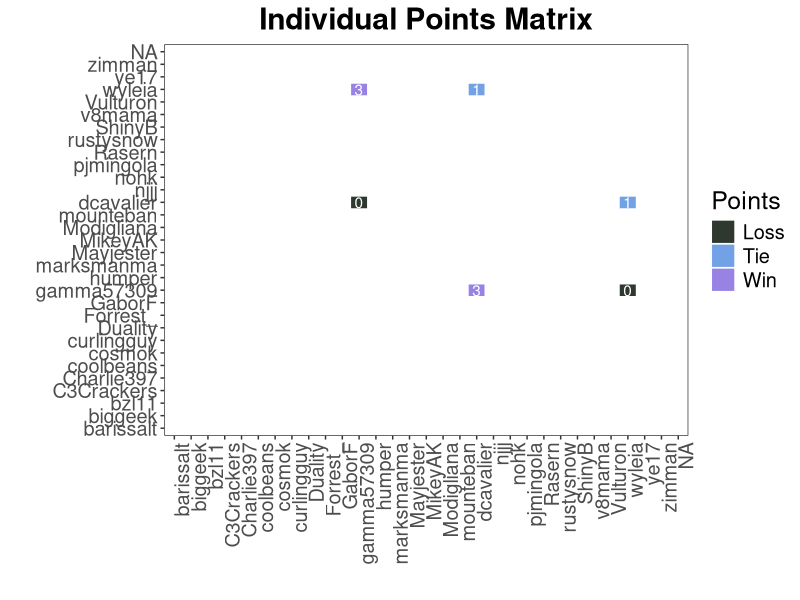
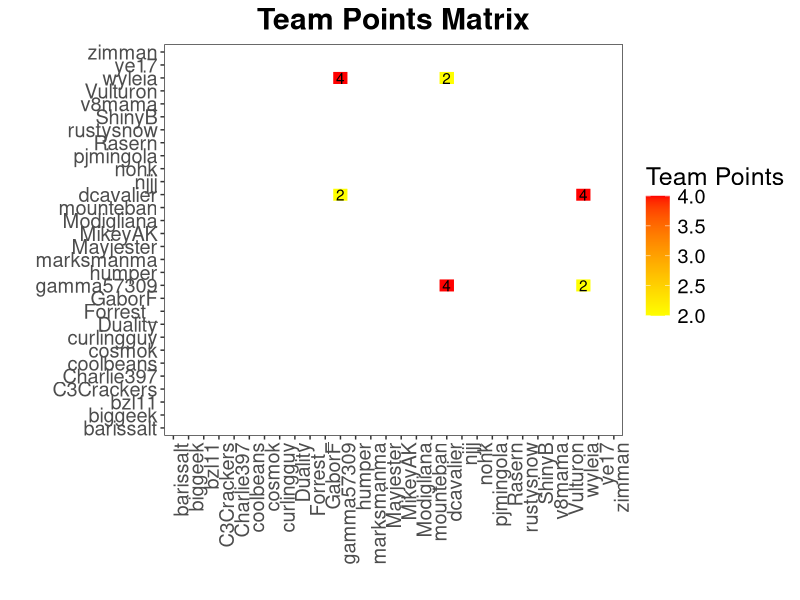
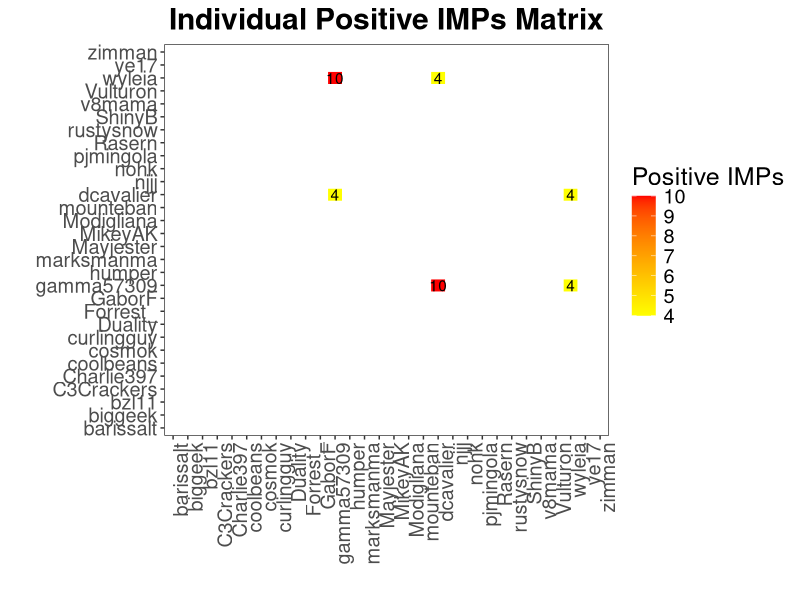
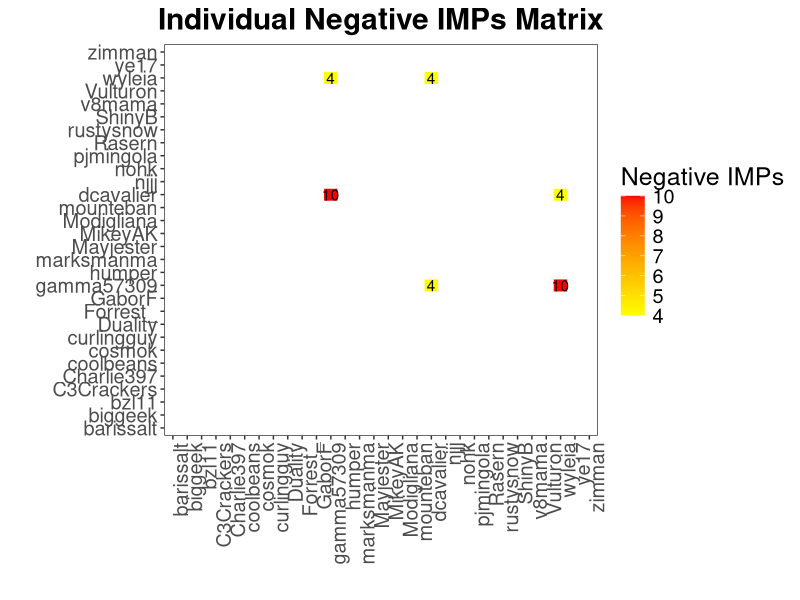

Write R code to recreate these figures, in order.
## ---- chunk 1
knitr::opts_chunk$set(echo = TRUE)
## ---- chunk 2
library(dplyr)
library(ggplot2)
library(kableExtra)

player.list <- c("barissalt",
                 "biggeek",
                 "bzl11",
                 "C3Crackers",
                 "Charlie397",
                 "coolbeans",
                 "cosmok",
                 "curlingguy",
                 "Duality",
                 "Forrest_",
                 "GaborF",
                 "gamma57309",
                 "humper",
                 "marksmanma",
                 "Mayjester",
                 "MikeyAK",
                 "Modigliana",
                 "mounteban",
                 "dcavalier",
                 "njjj",
                 "nohk",
                 "pjmingola",
                 "Rasern",
                 "rustysnow",
                 "ShinyB",
                 "v8mama",
                 "Vulturon",
                 "wyleia",
                 "ye17",
                 "zimman")

## Teams
blue <- c("nohk",
                 "pjmingola",
                 "Rasern",
                 "ye17",
                 "zimman")
red <- c("MikeyAK",
                 "Modigliana",
                 "mounteban",
                 "dcavalier",
                 "njjj")
orange <- c("barissalt",
                 "biggeek",
                 "bzl11",
                 "C3Crackers",
                 "Charlie397")
purple <- c("GaborF",
                 "gamma57309",
                 "humper",
                 "marksmanma",
                 "Mayjester")
yellow <- c("rustysnow",
                 "ShinyB",
                 "v8mama",
                 "Vulturon",
                 "wyleia")
green <- c("coolbeans",
                 "cosmok",
                 "curlingguy",
                 "Duality",
                 "Forrest_")


indivpts <- function(results){
  results$IndPtsP1 <- 0
  for(i in 1:nrow(results)){
    ifelse(results$PosIMPsP1[i] == results$NegIMPsP1[i], 
           results$IndPtsP1[i] <- 1,
           ifelse(results$PosIMPsP1[i] > results$NegIMPsP1[i],
                  results$IndPtsP1[i] <- 3,
                  results$IndPtsP1[i] <- 0))
  }
  return(results)
}

p2results <- function(results){
  if(results[6] == "Y"){
    p2r <- c(results[2],
             results[1],
             0,
             results[5],
             results[4],
             "Y",
             0)
  } else {
    indpts <- ifelse(results[5] == results[4], 1, 
                     ifelse(results[5] > results[4], 3, 0))
    p2r <- c(results[2],
             results[1],
             6 - results[3],
             results[5],
             results[4],
             "N",
             indpts)
  }
  return(p2r)
}

getoutput <- function(results, out) {
  starting.out <- out
  for(i in 1:nrow(results)){
    starting.out[starting.out$Player1 == results$Player1[i] &
                 starting.out$Player2 == results$Player2[i],] <- results[i,]
    starting.out[starting.out$Player1 == results$Player2[i] &
                   starting.out$Player2 == results$Player1[i],] <- p2results(results[i,])
  }
  starting.out$TeamPtsP1 <- as.numeric(starting.out$TeamPtsP1)
  starting.out$PosIMPsP1 <- as.numeric(starting.out$PosIMPsP1)
  starting.out$NegIMPsP1 <- as.numeric(starting.out$NegIMPsP1)
  return(starting.out)
}

makeplots <- function(output) {
  output$IndPtsP1 <- as.factor(output$IndPtsP1)
  
  indpts <- ggplot(output, (aes(x = Player1, y = Player2, fill = IndPtsP1))) +
    geom_tile(color = "white", size = .25) +
    geom_text(data = output[output$IndPtsP1 != -1,], aes(label = IndPtsP1), color = "white") + theme_bw() +
    theme(text = element_text(size = 18),
          axis.text.x = element_text(angle = 90, hjust = 1),
          plot.title = element_text(hjust = 0.5, face = "bold"),
          panel.grid.major = element_blank(),
          panel.grid.minor = element_blank()) +
    xlab("") + ylab("") +
    ggtitle("Individual Points Matrix") +
    scale_fill_manual(values = c("#2E382E", "#72A1E5", "#9883E5"),
                      name = "Points",
                      labels = c("Loss", "Tie", "Win"),
                      na.value = "white",
                      na.translate = FALSE)
  
  posimps <- ggplot(output, (aes(x = Player1, y = Player2, fill = PosIMPsP1))) +
    geom_tile(color = "white", size = .25) +
    geom_text(data = output[!is.na(output$PosIMPsP1),], aes(label = PosIMPsP1)) + theme_bw() +
    theme(text = element_text(size = 18),
          axis.text.x = element_text(angle = 90, hjust = 1),
          plot.title = element_text(hjust = 0.5, face = "bold"),
          panel.grid.major = element_blank(),
          panel.grid.minor = element_blank()) +
    xlab("") + ylab("") +
    ggtitle("Individual Positive IMPs Matrix") +
    scale_fill_gradient(low = "yellow", high = "red", na.value = "white", name = "Positive IMPs")

  negimps <- ggplot(output, (aes(x = Player1, y = Player2, fill = NegIMPsP1))) +
    geom_tile(color = "white", size = .25) +
    geom_text(data = output[!is.na(output$NegIMPsP1),], aes(label = NegIMPsP1)) + theme_bw() +
    theme(text = element_text(size = 18),
          axis.text.x = element_text(angle = 90, hjust = 1),
          plot.title = element_text(hjust = 0.5, face = "bold"),
          panel.grid.major = element_blank(),
          panel.grid.minor = element_blank()) +
    xlab("") + ylab("") +
    ggtitle("Individual Negative IMPs Matrix") +
    scale_fill_gradient(low = "yellow", high = "red", na.value = "white", name = "Negative IMPs")
  
  teampts <- ggplot(output, (aes(x = Player1, y = Player2, fill = TeamPtsP1))) +
    geom_tile(color = "white", size = .25) +
    geom_text(data = output[!is.na(output$TeamPtsP1),], aes(label = TeamPtsP1)) + theme_bw() +
    theme(text = element_text(size = 18),
          axis.text.x = element_text(angle = 90, hjust = 1),
          plot.title = element_text(hjust = 0.5, face = "bold"),
          panel.grid.major = element_blank(),
          panel.grid.minor = element_blank()) +
    xlab("") + ylab("") +
    ggtitle("Team Points Matrix") +
    scale_fill_gradient(low = "yellow", high = "red", na.value = "white", name = "Team Points")
  
  plot.list <- list(indpts, posimps, negimps, teampts)
}

summaryindiv <- function(output){
  indiv <- output %>% group_by(Player1) %>% summarise("Individual Points" = sum(IndPtsP1, na.rm = TRUE),
                                                      "Team Points" = sum(TeamPtsP1, na.rm = TRUE))
  colnames(indiv)[1] <- c("Player")
  
  indiv <- indiv[order(rowSums(indiv[,2:3]), decreasing = TRUE),]
  
  return(indiv)
}

summaryteam <- function(indiv) {
  bluepts <- sum(indiv$`Team Points`[indiv$Player %in% blue])
  greenpts <- sum(indiv$`Team Points`[indiv$Player %in% green])
  orangepts <- sum(indiv$`Team Points`[indiv$Player %in% orange])
  redpts <- sum(indiv$`Team Points`[indiv$Player %in% red])
  purplepts <- sum(indiv$`Team Points`[indiv$Player %in% purple])
  yellowpts <- sum(indiv$`Team Points`[indiv$Player %in% yellow])

  team <- data.frame(Team = c("Blue", "Green", "Orange", "Yellow", "Red", "Purple"),
                     Points = c(bluepts, greenpts, orangepts, yellowpts, redpts, purplepts))
  
  team <- team[order(team$Points, decreasing = TRUE),]
  
  return(team)
}

starting.out <- expand.grid(player.list, player.list)
colnames(starting.out) <- c("Player1", "Player2")
starting.out <- starting.out[starting.out$Player1 != starting.out$Player2,]
starting.out$TeamPtsP1 <- rep(NA, nrow(starting.out))
starting.out$PosIMPsP1 <- rep(NA, nrow(starting.out))
starting.out$NegIMPsP1 <- rep(NA, nrow(starting.out))
starting.out$Forfeit <- rep("N", nrow(starting.out))
starting.out$IndPtsP1 <- rep(NA, nrow(starting.out))

results <- data.frame(Player1 = c("gamma57309","wyleia","dcavalier"),
                      Player2 = c("wyleia", "dcavalier", "gamma57309"),
                      TeamPtsP1 = as.numeric(c(4,4,4)),
                      PosIMPsP1 = as.numeric(c(10,4,10)),
                      NegIMPsP1 = as.numeric(c(4,4,4)),
                      Forfeit = c("N", "N", "N"),
                      stringsAsFactors = FALSE)

results <- indivpts(results)
big.output <- getoutput(results, starting.out)

plots <- makeplots(big.output)
indiv.table <- summaryindiv(big.output)
team.table <- summaryteam(indiv.table)
## ---- chunk 3
indiv.table %>% 
  kable("html") %>% 
  kable_styling(font_size = 18, full_width = F) %>%
  row_spec(which(indiv.table$Player %in% blue), color = "#3498db") %>%
  row_spec(which(indiv.table$Player %in% green), color = "#1f8b4c") %>%
  row_spec(which(indiv.table$Player %in% yellow), color = "#f1c40f") %>%
  row_spec(which(indiv.table$Player %in% purple), color = "#71368a") %>%
  row_spec(which(indiv.table$Player %in% red), color = "red") %>%
  row_spec(which(indiv.table$Player %in% orange), color = "orange") 
## ---- chunk 4
team.table %>%
  kable("html", row.names = FALSE) %>%
  kable_styling(font_size = 18, full_width = F) %>%
  row_spec(which(team.table$Team == "Blue"), color = "#3498db") %>%
  row_spec(which(team.table$Team == "Green"), color = "#1f8b4c") %>%
  row_spec(which(team.table$Team == "Yellow"), color = "#f1c40f") %>%
  row_spec(which(team.table$Team == "Purple"), color = "#71368a") %>%
  row_spec(which(team.table$Team == "Red"), color = "red") %>%
  row_spec(which(team.table$Team == "Orange"), color = "orange")
## ---- chunk 5
print(plots[[1]])
## ---- chunk 6
print(plots[[4]])
## ---- chunk 7
print(plots[[2]])
## ---- chunk 8
print(plots[[3]])
